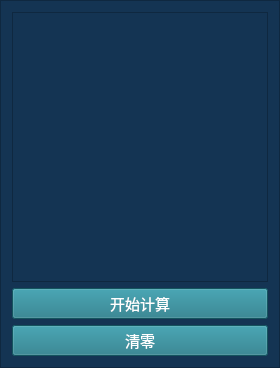
           <widget class="QFrame" name="frame_result_zizhu">
            <property name="sizePolicy">
             <sizepolicy hsizetype="Preferred" vsizetype="Fixed">
              <horstretch>0</horstretch>
              <verstretch>30</verstretch>
             </sizepolicy>
            </property>
            <property name="styleSheet">
             <string notr="true">background-color: rgb(20, 52, 83);
border-color: rgb(255, 97, 6);
</string>
            </property>
            <property name="frameShape">
             <enum>QFrame::StyledPanel</enum>
            </property>
            <property name="frameShadow">
             <enum>QFrame::Raised</enum>
            </property>
            <layout class="QVBoxLayout" name="verticalLayout_9">
             <item>
              <widget class="QTextBrowser" name="textBrowser_result_zizhu">
               <property name="sizePolicy">
                <sizepolicy hsizetype="Expanding" vsizetype="Expanding">
                 <horstretch>0</horstretch>
                 <verstretch>30</verstretch>
                </sizepolicy>
               </property>
               <property name="minimumSize">
                <size>
                 <width>0</width>
                 <height>270</height>
                </size>
               </property>
               <property name="font">
                <font>
                 <pointsize>11</pointsize>
                </font>
               </property>
              </widget>
             </item>
             <item>
              <widget class="QPushButton" name="pushButton_21">
               <property name="maximumSize">
                <size>
                 <width>16777215</width>
                 <height>16777215</height>
                </size>
               </property>
               <property name="font">
                <font>
                 <pointsize>11</pointsize>
                </font>
               </property>
               <property name="styleSheet">
                <string notr="true">color: rgb(255, 255, 255);
background-color: rgb(28, 118, 132);</string>
               </property>
               <property name="text">
                <string>开始计算</string>
               </property>
              </widget>
             </item>
             <item>
              <widget class="QPushButton" name="pushButton_27">
               <property name="font">
                <font>
                 <pointsize>11</pointsize>
                </font>
               </property>
               <property name="styleSheet">
                <string notr="true">color: rgb(255, 255, 255);
background-color: rgb(28, 118, 132);</string>
               </property>
               <property name="text">
                <string>清零</string>
               </property>
              </widget>
             </item>
            </layout>
           </widget>
